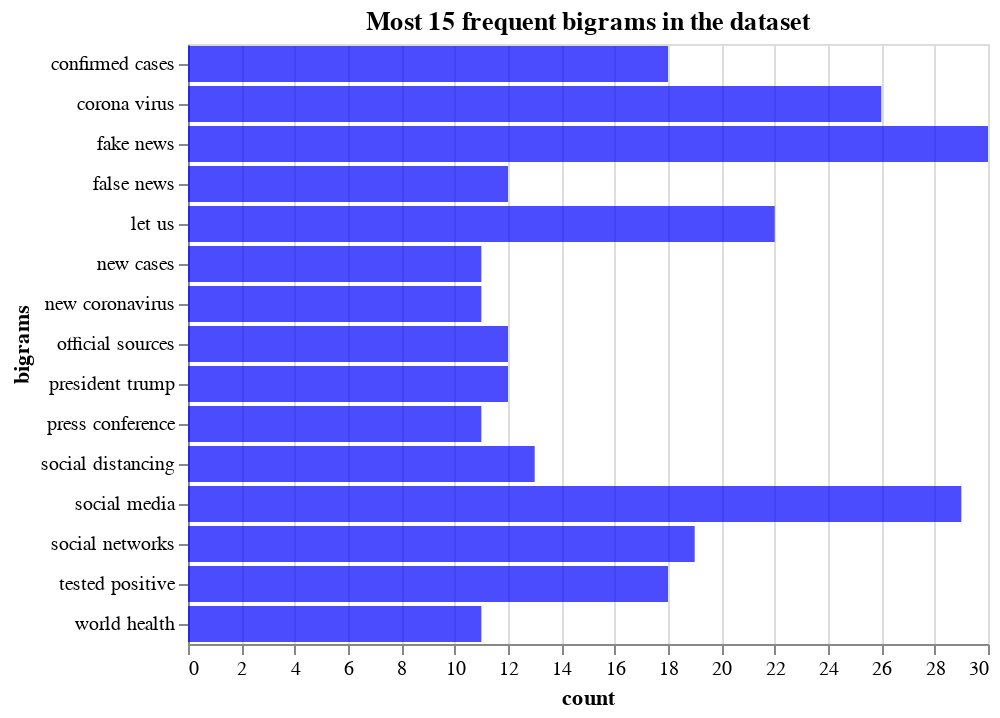

The notebook cell this image was saved under:
### Markdown cell above
We have created a bar chart showing the 15 most frequent bigrams within the dataset:

### Code cell
fdist_sorted_bi = dict(sorted(bi.items(), key=lambda item: item[1], reverse=True))
#print(fdist_sorted)
out_bi = dict(itertools.islice(fdist_sorted_bi.items(), 15))

df_bi = pd.DataFrame.from_dict(out_bi, orient='index').reset_index()
df_bi = df_bi.rename(columns={'index':'bigrams', 0:'count'})
#print(df)

chart = alt.Chart(df_bi, title="Most 15 frequent bigrams in the dataset").mark_bar().encode(
    x='count',
    y='bigrams',
    color=alt.value('blue'),
    opacity=alt.value(0.7)
    
)
chart

### Figure 1 — Vega-Lite specification as saved in the notebook (floating-point values rounded to 4 significant figures)
{"config": {"view": {"continuousWidth": 400, "continuousHeight": 300}}, "data": {"name": "data-0675aeceb11bddc290584436c7c4aa4a"}, "mark": "bar", "encoding": {"color": {"value": "blue"}, "opacity": {"value": 0.7}, "x": {"type": "quantitative", "field": "count"}, "y": {"type": "nominal", "field": "bigrams"}}, "title": "Most 15 frequent bigrams in the dataset", "$schema": "https://vega.github.io/schema/vega-lite/v4.8.1.json", "datasets": {"data-0675aeceb11bddc290584436c7c4aa4a": [{"bigrams": "fake news", "count": 30}, {"bigrams": "social media", "count": 29}, {"bigrams": "corona virus", "count": 26}, {"bigrams": "let us", "count": 22}, {"bigrams": "social networks", "count": 19}, {"bigrams": "confirmed cases", "count": 18}, {"bigrams": "tested positive", "count": 18}, {"bigrams": "social distancing", "count": 13}, {"bigrams": "official sources", "count": 12}, {"bigrams": "president trump", "count": 12}, {"bigrams": "false news", "count": 12}, {"bigrams": "new coronavirus", "count": 11}, {"bigrams": "world health", "count": 11}, {"bigrams": "press conference", "count": 11}, {"bigrams": "new cases", "count": 11}]}}
